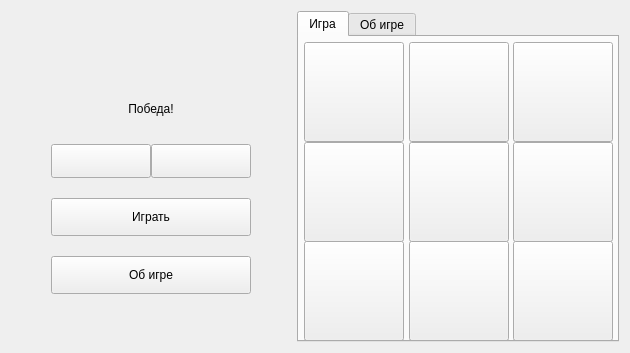
<?xml version="1.0" encoding="UTF-8"?>
<ui version="4.0">
 <class>Widget</class>
 <widget class="QWidget" name="Widget">
  <property name="geometry">
   <rect>
    <x>0</x>
    <y>0</y>
    <width>630</width>
    <height>353</height>
   </rect>
  </property>
  <property name="minimumSize">
   <size>
    <width>630</width>
    <height>0</height>
   </size>
  </property>
  <property name="maximumSize">
   <size>
    <width>750</width>
    <height>450</height>
   </size>
  </property>
  <property name="windowTitle">
   <string>Крестики-нолики</string>
  </property>
  <property name="windowIcon">
   <iconset resource="resourses.qrc">
    <normaloff>:/resourses/images/title_ico.png</normaloff>:/resourses/images/title_ico.png</iconset>
  </property>
  <property name="styleSheet">
   <string notr="true"/>
  </property>
  <layout class="QHBoxLayout" name="horizontalLayout_2">
   <item>
    <spacer name="horizontalSpacer">
     <property name="orientation">
      <enum>Qt::Horizontal</enum>
     </property>
     <property name="sizeType">
      <enum>QSizePolicy::Fixed</enum>
     </property>
     <property name="sizeHint" stdset="0">
      <size>
       <width>40</width>
       <height>20</height>
      </size>
     </property>
    </spacer>
   </item>
   <item>
    <layout class="QVBoxLayout" name="verticalLayout">
     <property name="spacing">
      <number>20</number>
     </property>
     <item>
      <spacer name="verticalSpacer_2">
       <property name="orientation">
        <enum>Qt::Vertical</enum>
       </property>
       <property name="sizeHint" stdset="0">
        <size>
         <width>20</width>
         <height>40</height>
        </size>
       </property>
      </spacer>
     </item>
     <item>
      <widget class="QLabel" name="label">
       <property name="sizePolicy">
        <sizepolicy hsizetype="Preferred" vsizetype="Preferred">
         <horstretch>0</horstretch>
         <verstretch>0</verstretch>
        </sizepolicy>
       </property>
       <property name="minimumSize">
        <size>
         <width>0</width>
         <height>0</height>
        </size>
       </property>
       <property name="text">
        <string/>
       </property>
       <property name="pixmap">
        <pixmap resource="resourses.qrc">:/resourses/images/name.png</pixmap>
       </property>
       <property name="alignment">
        <set>Qt::AlignCenter</set>
       </property>
      </widget>
     </item>
     <item>
      <widget class="QLabel" name="messageLabel">
       <property name="sizePolicy">
        <sizepolicy hsizetype="Preferred" vsizetype="Fixed">
         <horstretch>0</horstretch>
         <verstretch>0</verstretch>
        </sizepolicy>
       </property>
       <property name="minimumSize">
        <size>
         <width>0</width>
         <height>30</height>
        </size>
       </property>
       <property name="text">
        <string>Победа!</string>
       </property>
       <property name="alignment">
        <set>Qt::AlignCenter</set>
       </property>
      </widget>
     </item>
     <item>
      <layout class="QHBoxLayout" name="horizontalLayout">
       <property name="spacing">
        <number>0</number>
       </property>
       <item>
        <widget class="QPushButton" name="leftButton">
         <property name="minimumSize">
          <size>
           <width>0</width>
           <height>34</height>
          </size>
         </property>
         <property name="styleSheet">
          <string notr="true"/>
         </property>
         <property name="text">
          <string/>
         </property>
        </widget>
       </item>
       <item>
        <widget class="QPushButton" name="rightButton">
         <property name="minimumSize">
          <size>
           <width>0</width>
           <height>34</height>
          </size>
         </property>
         <property name="text">
          <string/>
         </property>
        </widget>
       </item>
      </layout>
     </item>
     <item>
      <widget class="QPushButton" name="startButton">
       <property name="minimumSize">
        <size>
         <width>0</width>
         <height>38</height>
        </size>
       </property>
       <property name="styleSheet">
        <string notr="true"/>
       </property>
       <property name="text">
        <string>Играть</string>
       </property>
      </widget>
     </item>
     <item>
      <widget class="QPushButton" name="aboutButton">
       <property name="minimumSize">
        <size>
         <width>0</width>
         <height>38</height>
        </size>
       </property>
       <property name="styleSheet">
        <string notr="true"/>
       </property>
       <property name="text">
        <string>Об игре</string>
       </property>
      </widget>
     </item>
     <item>
      <spacer name="verticalSpacer">
       <property name="orientation">
        <enum>Qt::Vertical</enum>
       </property>
       <property name="sizeHint" stdset="0">
        <size>
         <width>20</width>
         <height>40</height>
        </size>
       </property>
      </spacer>
     </item>
    </layout>
   </item>
   <item>
    <spacer name="horizontalSpacer_2">
     <property name="orientation">
      <enum>Qt::Horizontal</enum>
     </property>
     <property name="sizeType">
      <enum>QSizePolicy::Fixed</enum>
     </property>
     <property name="sizeHint" stdset="0">
      <size>
       <width>40</width>
       <height>20</height>
      </size>
     </property>
    </spacer>
   </item>
   <item>
    <widget class="QTabWidget" name="tabWidget">
     <property name="sizePolicy">
      <sizepolicy hsizetype="Fixed" vsizetype="Fixed">
       <horstretch>0</horstretch>
       <verstretch>0</verstretch>
      </sizepolicy>
     </property>
     <property name="minimumSize">
      <size>
       <width>322</width>
       <height>322</height>
      </size>
     </property>
     <property name="maximumSize">
      <size>
       <width>322</width>
       <height>340</height>
      </size>
     </property>
     <property name="styleSheet">
      <string notr="true"/>
     </property>
     <property name="currentIndex">
      <number>0</number>
     </property>
     <widget class="QWidget" name="tab">
      <attribute name="title">
       <string>Игра</string>
      </attribute>
      <layout class="QGridLayout" name="gridLayout">
       <property name="leftMargin">
        <number>5</number>
       </property>
       <property name="topMargin">
        <number>5</number>
       </property>
       <property name="rightMargin">
        <number>5</number>
       </property>
       <property name="bottomMargin">
        <number>5</number>
       </property>
       <property name="spacing">
        <number>5</number>
       </property>
       <item row="0" column="0">
        <widget class="QPushButton" name="pushButton_0_0">
         <property name="sizePolicy">
          <sizepolicy hsizetype="Fixed" vsizetype="Fixed">
           <horstretch>0</horstretch>
           <verstretch>0</verstretch>
          </sizepolicy>
         </property>
         <property name="minimumSize">
          <size>
           <width>100</width>
           <height>100</height>
          </size>
         </property>
         <property name="text">
          <string/>
         </property>
        </widget>
       </item>
       <item row="0" column="1">
        <widget class="QPushButton" name="pushButton_0_1">
         <property name="sizePolicy">
          <sizepolicy hsizetype="Fixed" vsizetype="Fixed">
           <horstretch>0</horstretch>
           <verstretch>0</verstretch>
          </sizepolicy>
         </property>
         <property name="minimumSize">
          <size>
           <width>100</width>
           <height>100</height>
          </size>
         </property>
         <property name="text">
          <string/>
         </property>
        </widget>
       </item>
       <item row="0" column="2">
        <widget class="QPushButton" name="pushButton_0_2">
         <property name="sizePolicy">
          <sizepolicy hsizetype="Fixed" vsizetype="Fixed">
           <horstretch>0</horstretch>
           <verstretch>0</verstretch>
          </sizepolicy>
         </property>
         <property name="minimumSize">
          <size>
           <width>100</width>
           <height>100</height>
          </size>
         </property>
         <property name="text">
          <string/>
         </property>
        </widget>
       </item>
       <item row="1" column="0">
        <widget class="QPushButton" name="pushButton_1_0">
         <property name="sizePolicy">
          <sizepolicy hsizetype="Fixed" vsizetype="Fixed">
           <horstretch>0</horstretch>
           <verstretch>0</verstretch>
          </sizepolicy>
         </property>
         <property name="minimumSize">
          <size>
           <width>100</width>
           <height>100</height>
          </size>
         </property>
         <property name="text">
          <string/>
         </property>
        </widget>
       </item>
       <item row="1" column="1">
        <widget class="QPushButton" name="pushButton_1_1">
         <property name="sizePolicy">
          <sizepolicy hsizetype="Fixed" vsizetype="Fixed">
           <horstretch>0</horstretch>
           <verstretch>0</verstretch>
          </sizepolicy>
         </property>
         <property name="minimumSize">
          <size>
           <width>100</width>
           <height>100</height>
          </size>
         </property>
         <property name="styleSheet">
          <string notr="true"/>
         </property>
         <property name="text">
          <string/>
         </property>
        </widget>
       </item>
       <item row="1" column="2">
        <widget class="QPushButton" name="pushButton_1_2">
         <property name="sizePolicy">
          <sizepolicy hsizetype="Fixed" vsizetype="Fixed">
           <horstretch>0</horstretch>
           <verstretch>0</verstretch>
          </sizepolicy>
         </property>
         <property name="minimumSize">
          <size>
           <width>100</width>
           <height>100</height>
          </size>
         </property>
         <property name="text">
          <string/>
         </property>
        </widget>
       </item>
       <item row="2" column="0">
        <widget class="QPushButton" name="pushButton_2_0">
         <property name="sizePolicy">
          <sizepolicy hsizetype="Fixed" vsizetype="Fixed">
           <horstretch>0</horstretch>
           <verstretch>0</verstretch>
          </sizepolicy>
         </property>
         <property name="minimumSize">
          <size>
           <width>100</width>
           <height>100</height>
          </size>
         </property>
         <property name="text">
          <string/>
         </property>
        </widget>
       </item>
       <item row="2" column="1">
        <widget class="QPushButton" name="pushButton_2_1">
         <property name="sizePolicy">
          <sizepolicy hsizetype="Fixed" vsizetype="Fixed">
           <horstretch>0</horstretch>
           <verstretch>0</verstretch>
          </sizepolicy>
         </property>
         <property name="minimumSize">
          <size>
           <width>100</width>
           <height>100</height>
          </size>
         </property>
         <property name="text">
          <string/>
         </property>
        </widget>
       </item>
       <item row="2" column="2">
        <widget class="QPushButton" name="pushButton_2_2">
         <property name="sizePolicy">
          <sizepolicy hsizetype="Fixed" vsizetype="Fixed">
           <horstretch>0</horstretch>
           <verstretch>0</verstretch>
          </sizepolicy>
         </property>
         <property name="minimumSize">
          <size>
           <width>100</width>
           <height>100</height>
          </size>
         </property>
         <property name="text">
          <string/>
         </property>
        </widget>
       </item>
      </layout>
     </widget>
     <widget class="QWidget" name="tab_2">
      <attribute name="title">
       <string>Об игре</string>
      </attribute>
      <layout class="QVBoxLayout" name="verticalLayout_2">
       <item>
        <widget class="QLabel" name="aboutTextLabel">
         <property name="text">
          <string>Учебный пример реализации игры Крестики нолики.</string>
         </property>
         <property name="alignment">
          <set>Qt::AlignLeading|Qt::AlignLeft|Qt::AlignTop</set>
         </property>
         <property name="wordWrap">
          <bool>true</bool>
         </property>
        </widget>
       </item>
      </layout>
     </widget>
    </widget>
   </item>
  </layout>
 </widget>
 <resources>
  <include location="resourses.qrc"/>
 </resources>
 <connections/>
</ui>
